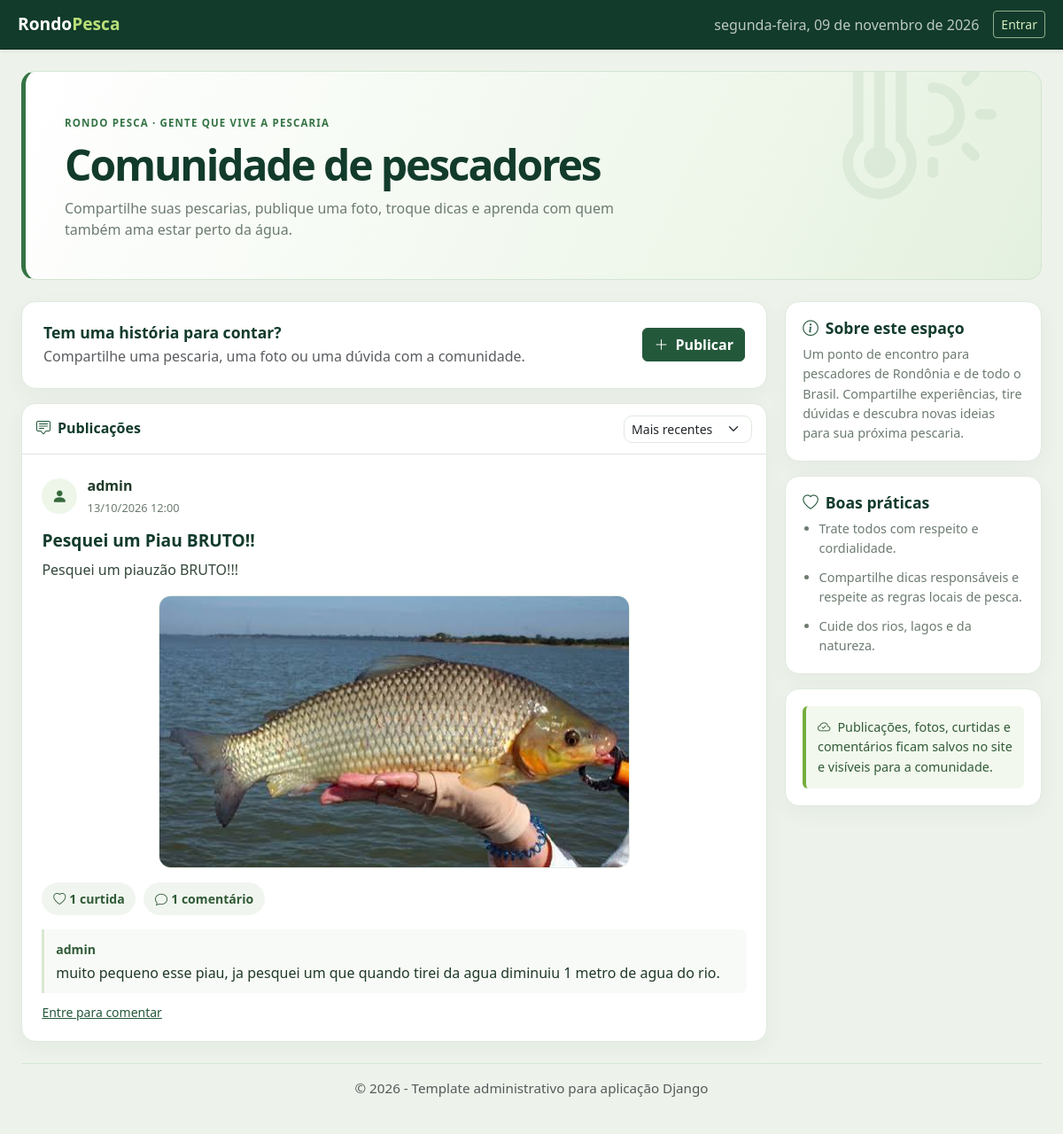
Before: /comunidade/ with the older database file.
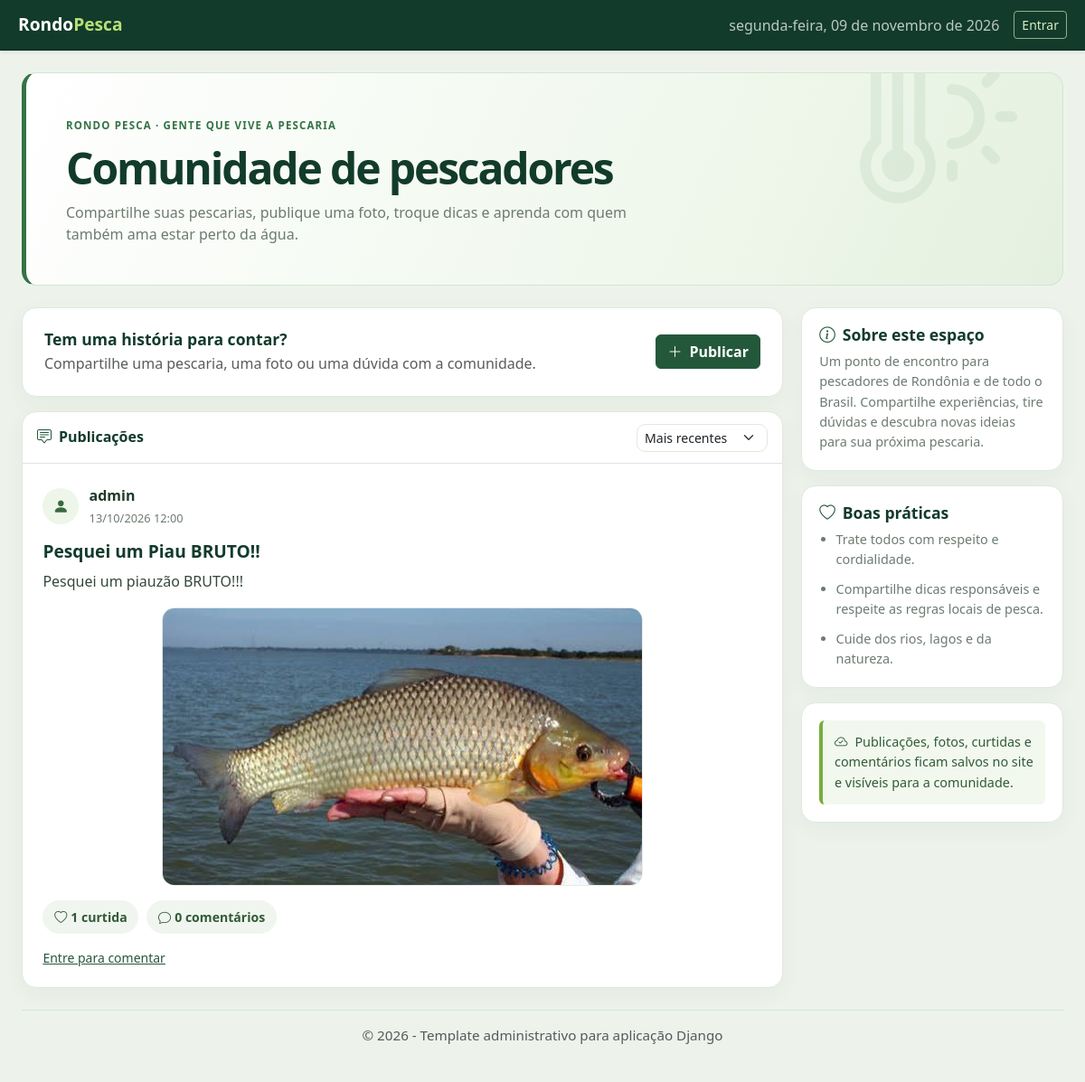
After: the same page with the newer database file.
### forum/models.py (models this page shows, shortened)
class Publicacao(models.Model):
    STATUS_APROVADA = 'aprovada'
    STATUS_PENDENTE = 'pendente'
    STATUS_REJEITADA = 'rejeitada'
    STATUS_MODERACAO = [
        (STATUS_APROVADA, 'Aprovada'),
        (STATUS_PENDENTE, 'Aguardando revisão'),
        (STATUS_REJEITADA, 'Rejeitada'),
    ]
    autor = models.ForeignKey(
        settings.AUTH_USER_MODEL,
        on_delete=models.CASCADE,
        related_name='publicacoes_forum',
    )
    titulo = models.CharField(max_length=120, blank=True)
    texto = models.TextField(max_length=2000, blank=True)
    foto = models.FileField(upload_to='forum/publicacoes/%Y/%m/', blank=True)
    criada_em = models.DateTimeField(auto_now_add=True)
    status_moderacao = models.CharField(
        max_length=12,
        choices=STATUS_MODERACAO,
        default=STATUS_APROVADA,
    )
    class Meta:
        ordering = ['-criada_em']
        verbose_name = 'Publicação'
        verbose_name_plural = 'Publicações'

class Comentario(models.Model):
    publicacao = models.ForeignKey(
        Publicacao,
        on_delete=models.CASCADE,
        related_name='comentarios',
    )
    autor = models.ForeignKey(
        settings.AUTH_USER_MODEL,
        on_delete=models.CASCADE,
        related_name='comentarios_forum',
    )
    texto = models.CharField(max_length=500)
    criado_em = models.DateTimeField(auto_now_add=True)
    class Meta:
        ordering = ['criado_em']
        verbose_name = 'Comentário'
        verbose_name_plural = 'Comentários'

### forum/views.py (the view)
# urls.py: path('comunidade/', include('forum.urls')),
def comunidade(request):
    publicacoes = Publicacao.objects.select_related('autor').annotate(
        total_curtidas=Count('curtidas'),
    ).prefetch_related(
        Prefetch(
            'comentarios',
            queryset=Comentario.objects.select_related('autor'),
        ),
    )
    if request.user.is_authenticated:
        publicacoes = publicacoes.annotate(
            curtida_usuario=Exists(
                Curtida.objects.filter(
                    publicacao=OuterRef('pk'),
                    usuario=request.user,
                ),
            ),
        )
    else:
        publicacoes = publicacoes.annotate(
            curtida_usuario=Value(False, output_field=BooleanField()),
        )
    if request.GET.get('ordenar') == 'popular':
        publicacoes = publicacoes.order_by('-total_curtidas', '-criada_em')
    return render(request, 'comunidade.html', {
        'publicacoes': publicacoes,
        'ordenacao': request.GET.get('ordenar', 'recentes'),
        'comentario_form': ComentarioForm(),
    })

### forum/forms.py (shortened to what this page needs)
class ComentarioForm(forms.ModelForm):
    class Meta:
        model = Comentario
        fields = ['texto']
        widgets = {
            'texto': forms.TextInput(attrs={
                'class': 'form-control',
                'maxlength': 500,
                'placeholder': 'Escreva um comentário...',
                'aria-label': 'Escreva um comentário',
            }),
        }

### forum/templates/comunidade.html (shortened to what the changed rows need)
{% extends "base.html" %}
{% block content %}
<div class="community-page">
    <section class="community-hero mb-4">
        <h1 class="mt-2 mb-2">Comunidade de pescadores</h1>
    </section>
    <div class="community-layout">
        <div class="community-main">
            <section class="community-publish-prompt community-card">
                <div>
                    <h2 class="mb-1">Tem uma história para contar?</h2>
                </div>
            </section>
            <section class="community-card" aria-labelledby="feed-title">
                <div class="community-feed-toolbar border-bottom">
                    <h2 id="feed-title"><i class="bi bi-chat-square-text me-2 text-success" aria-hidden="true"></i>Publicações</h2>
                </div>
                {% for publicacao in publicacoes %}
                <article id="publicacao-{{ publicacao.pk }}" class="community-post">
                    <header class="community-post-header">
                        <span class="community-avatar"><i class="bi bi-person-fill" aria-hidden="true"></i></span>
                        <div>
                            <div class="community-post-author">{{ publicacao.autor.get_full_name|default:publicacao.autor.username }}</div>
                            <time class="community-post-time" datetime="{{ publicacao.criada_em|date:'c' }}">{{ publicacao.criada_em|date:"d/m/Y H:i" }}</time>
                        </div>
                    </header>
                    {% if publicacao.titulo %}
                    <h3 class="community-post-title">{{ publicacao.titulo }}</h3>
                    {% endif %}
                    {% if publicacao.texto %}
                    <p class="community-post-text">{{ publicacao.texto }}</p>
                    {% endif %}
                    {% if publicacao.foto %}
                    <img class="community-post-image" src="{{ publicacao.foto.url }}" alt="{% if publicacao.titulo %}Foto da publicação: {{ publicacao.titulo }}{% else %}Foto compartilhada na comunidade{% endif %}">
                    {% endif %}
                    <div class="community-post-actions">
                        {% if request.user.is_authenticated %}
                        <form method="post" action="{% url 'curtir' publicacao.pk %}">
                            {% csrf_token %}
                            <button class="community-action{% if publicacao.curtida_usuario %} is-liked{% endif %}" type="submit" aria-pressed="{{ publicacao.curtida_usuario|yesno:'true,false' }}">
                                <i class="bi {% if publicacao.curtida_usuario %}bi-heart-fill{% else %}bi-heart{% endif %} me-1" aria-hidden="true"></i>{{ publicacao.total_curtidas }} curtida{{ publicacao.total_curtidas|pluralize:"s" }}
                            </button>
                        </form>
                        {% else %}
                        <a class="community-action text-decoration-none" href="{% url 'login' %}?next={{ request.get_full_path|urlencode }}">
                            <i class="bi bi-heart me-1" aria-hidden="true"></i>{{ publicacao.total_curtidas }} curtida{{ publicacao.total_curtidas|pluralize:"s" }}
                        </a>
                        {% endif %}
                        <span class="community-action"><i class="bi bi-chat me-1" aria-hidden="true"></i>{{ publicacao.comentarios.all|length }} comentário{{ publicacao.comentarios.all|length|pluralize:"s" }}</span>
                    </div>
                    <div class="community-comments">
                        {% for comentario in publicacao.comentarios.all %}
                        <div class="community-comment">
                            <strong>{{ comentario.autor.get_full_name|default:comentario.autor.username }}</strong>
                            <p>{{ comentario.texto }}</p>
                        </div>
                        {% endfor %}
                        {% if request.user.is_authenticated %}
                        <form class="community-comment-form" method="post" action="{% url 'comentar' publicacao.pk %}">
                            {% csrf_token %}
                            {{ comentario_form.texto }}
                            <button class="btn btn-outline-success" type="submit">Comentar</button>
                        </form>
                        {% else %}
                        <a class="small link-success" href="{% url 'login' %}?next={{ request.get_full_path|urlencode }}">Entre para comentar</a>
                        {% endif %}
                    </div>
                </article>
                {% empty %}
                <div class="community-empty">
                    <i class="bi bi-water" aria-hidden="true"></i>
                    <h3>O primeiro post pode ser o seu!</h3>
                    <p>Ainda não há publicações. Compartilhe uma história, uma foto ou uma dúvida de pescaria para começar a conversa.</p>
                </div>
                {% endfor %}
            </section>
        </div>
        <aside class="community-aside" aria-label="Informações da comunidade">
            <section class="community-card community-aside-card">
                <h2><i class="bi bi-info-circle me-2 text-success" aria-hidden="true"></i>Sobre este espaço</h2>
            </section>
            <section class="community-card community-aside-card">
                <h2><i class="bi bi-heart me-2 text-success" aria-hidden="true"></i>Boas práticas</h2>
            </section>
        </aside>
    </div>
</div>
{% endblock %}

Changed rows visible on the page:
removed Comentario: autor.get_full_name "admin", texto "muito pequeno esse piau, ja pesquei um que quando tirei da agua diminuiu 1 metro de agua do rio."
computed for Publicacao "Pesquei um Piau BRUTO!!": comentarios.all|length "1" → "0"
